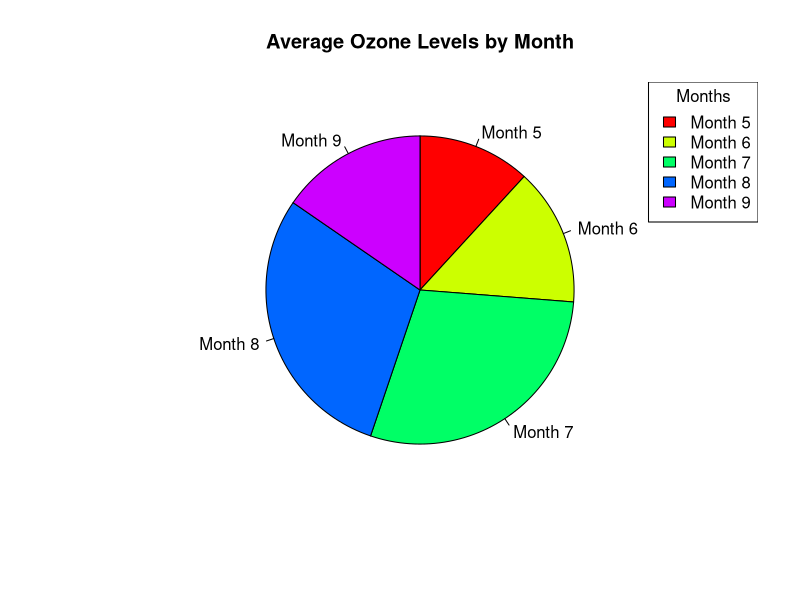

Write R code to recreate this figure.
# ====================================================================
# lab10_Data-Dynamo-s.R
# Collaborative R Visualization Project
# Dataset: airquality 
# Team Members:
# Esha Kambli 2301
# Deversh Shetgaonkar 2302
# Sahil Gaonkar 2305
# Prabhanjan Halvegar 2306
# Atharv Gawas 2313
# Aarchi Teli 2318 
# Sarvadhnya Patil 2321
# Harsh Palyekar 2329
# ====================================================================

# Load dataset
data(airquality)

# View structure
str(airquality)


#Pie Chart 
data(airquality)
str(airquality)

# Remove missing values
airquality <- na.omit(airquality)

# Calculate average Ozone by Month
avg_ozone <- tapply(airquality$Ozone, airquality$Month, mean)

# Create labels
labels <- paste("Month", names(avg_ozone))

# Generate Pie Chart
pie(
  avg_ozone,
  labels = labels,
  main = "Average Ozone Levels by Month",
  col = rainbow(length(avg_ozone)),
  clockwise = TRUE
)

# Add legend
legend(
  "topright",
  legend = labels,
  fill = rainbow(length(avg_ozone)),
  title = "Months"
)

# Bar Chart

# Line Chart

# Stacked Bar Chart

# Histogram

# Dot Chart

# Scatter Chart

# Box Plot
